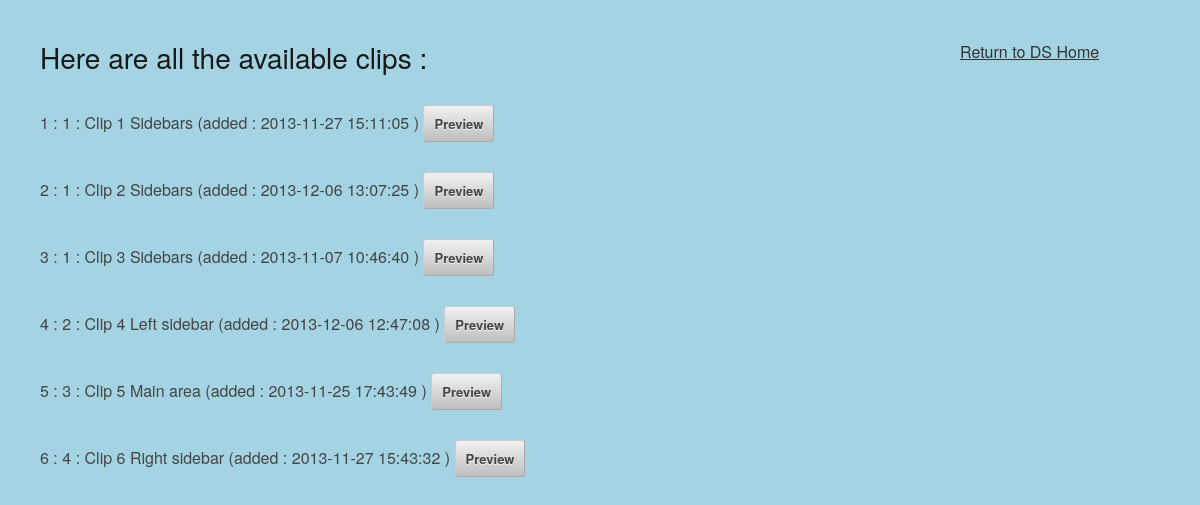
Page /visit/clips/index.php on the earlier database version.
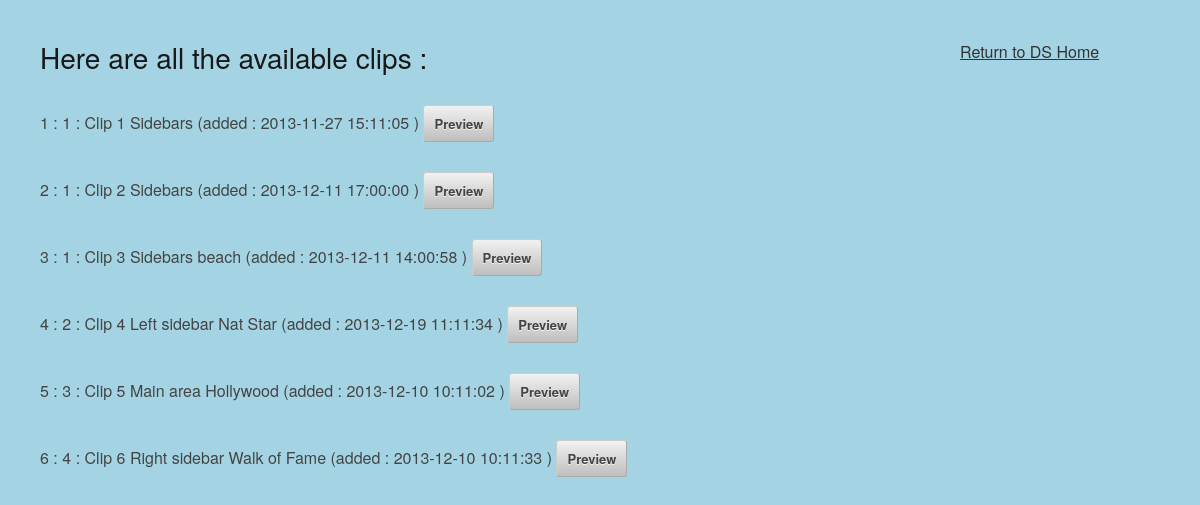
Same page on the later database version.
### tables this page shows
CREATE TABLE IF NOT EXISTS `clip` (
  `id` int(11) NOT NULL AUTO_INCREMENT,
  `clipname` text NOT NULL,
  `clipdate` timestamp NOT NULL DEFAULT CURRENT_TIMESTAMP ON UPDATE CURRENT_TIMESTAMP,
  `clipbackgroundcolor` text NOT NULL,
  `clipDurationInSeconds` int(11) NOT NULL DEFAULT '4',
  `clipOrderNumber` int(11) NOT NULL DEFAULT '1',
  `nextClipId` int(11) NOT NULL DEFAULT '0',
  `isLoop` tinyint(1) NOT NULL DEFAULT '1',
  `updated` tinyint(1) NOT NULL DEFAULT '0',
  `cliplayoutid` int(11) NOT NULL,
  PRIMARY KEY (`id`),
  KEY `cliplayoutid` (`cliplayoutid`)
);

### visit/clips/index.php (called while the page is built, shortened)
<?php
include '../../includes/db.inc.php';
try {
    $result = $pdo->query('SELECT id, cliplayoutname FROM cliplayout');
} catch (PDOException $error) {
    $error = 'Error fetching clip layouts from database!';
    include '../../includes/error.html.php';
    exit();
}
try {
    $result = $pdo->query('SELECT clip.*, sequenceclip.sequenceid, sequenceclip.singleClipSequence
                           FROM clip
                           JOIN sequenceclip ON clip.id = sequenceclip.inSequenceClipId
                           WHERE sequenceclip.singleClipSequence = 1
                           GROUP BY clip.id');
} catch (PDOException $error) {
    $error = $error->getMessage();
    include '../../includes/error.html.php';
    exit();
}
while ($row = $result->fetch()) {
    $clips[] = array(
        'id' => $row['id'],
        'clipname' => $row['clipname'],
        'clipdate' => $row['clipdate'],
        'cliplayoutid' => $row['cliplayoutid'],
        'nextClipId' => $row['nextClipId'],
        'sequence_id' => $row['sequenceid'],
        'singleClip' => $row['singleClipSequence']
    );
}
include 'cliplist.html.php';
exit();
?>

### visit/clips/cliplist.html.php (the view, shortened to what this page needs)
<?php include '../../includes/helpers.inc.php'; ?>
<!DOCTYPE html>
<html>
    <head>
        <link rel="stylesheet" href="../../css/base.css">
    </head>
    <body style="padding: 40px;">
    <div style="position: absolute; left: 960px; top: 40px;" >
        <a href="../../">Return to DS Home</a>
    </div>
    <h3>Here are all the available clips :</h3>
    <br>
    <ul>
        <?php foreach ($clips as $clip): ?>
            <li>
                <form action="" method="post">
                    <?php echo $clip['id']; ?> :
                    <?php htmlout($clip['cliplayoutid']) ?> :
                    <?php echo htmlout($clip['clipname'], ENT_QUOTES, 'UTF-8'); ?>
                    (added : <?php echo htmlout($clip['clipdate'], ENT_QUOTES, 'UTF-8'); ?> )
                    <input type="submit" name="action" value="Preview">
                </form>
            </li>
        <?php endforeach; ?>
    </ul>
</body>
</html>

### includes/helpers.inc.php
<?php
function html($text) {
    return htmlspecialchars($text, ENT_QUOTES, 'UTF-8');
}
function htmlout($text) {
    echo html($text);
}
?>

Differences in the rows shown:
changed clip id 2: cliplayoutid "1 Clip 2 Sidebars 2013-12-06 13:07:25" → "1 Clip 2 Sidebars 2013-12-11 17:00:00"
changed clip id 3: cliplayoutid "1 Clip 3 Sidebars 2013-11-07 10:46:40" → "1 Clip 3 Sidebars beach 2013-12-11 14:00:58"
changed clip id 4: cliplayoutid "2 Clip 4 Left sidebar 2013-12-06 12:47:08" → "2 Clip 4 Left sidebar Nat Star 2013-12-19 11:11:34"
changed clip id 5: cliplayoutid "3 Clip 5 Main area 2013-11-25 17:43:49" → "3 Clip 5 Main area Hollywood 2013-12-10 10:11:02"
changed clip id 6: cliplayoutid "4 Clip 6 Right sidebar 2013-11-27 15:43:32" → "4 Clip 6 Right sidebar Walk of Fame 2013-12-10 10:11:33"
